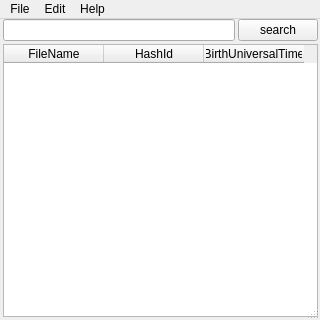
<?xml version="1.0" encoding="UTF-8"?>
<ui version="4.0">
 <class>MainWindow</class>
 <widget class="QMainWindow" name="MainWindow">
  <property name="geometry">
   <rect>
    <x>0</x>
    <y>0</y>
    <width>320</width>
    <height>320</height>
   </rect>
  </property>
  <property name="sizePolicy">
   <sizepolicy hsizetype="Preferred" vsizetype="Preferred">
    <horstretch>0</horstretch>
    <verstretch>0</verstretch>
   </sizepolicy>
  </property>
  <property name="minimumSize">
   <size>
    <width>320</width>
    <height>320</height>
   </size>
  </property>
  <property name="maximumSize">
   <size>
    <width>778</width>
    <height>614</height>
   </size>
  </property>
  <property name="windowTitle">
   <string>Syncia</string>
  </property>
  <widget class="QWidget" name="centralwidget">
   <property name="sizePolicy">
    <sizepolicy hsizetype="MinimumExpanding" vsizetype="MinimumExpanding">
     <horstretch>0</horstretch>
     <verstretch>0</verstretch>
    </sizepolicy>
   </property>
   <property name="minimumSize">
    <size>
     <width>778</width>
     <height>562</height>
    </size>
   </property>
   <property name="maximumSize">
    <size>
     <width>778</width>
     <height>562</height>
    </size>
   </property>
   <widget class="QWidget" name="verticalLayoutWidget">
    <property name="geometry">
     <rect>
      <x>0</x>
      <y>0</y>
      <width>321</width>
      <height>301</height>
     </rect>
    </property>
    <layout class="QVBoxLayout" name="verticalLayout" stretch="0,0">
     <property name="spacing">
      <number>3</number>
     </property>
     <property name="leftMargin">
      <number>3</number>
     </property>
     <property name="rightMargin">
      <number>3</number>
     </property>
     <property name="bottomMargin">
      <number>3</number>
     </property>
     <item>
      <layout class="QHBoxLayout" name="horizontalLayout">
       <property name="leftMargin">
        <number>0</number>
       </property>
       <item>
        <widget class="QLineEdit" name="lineEdit"/>
       </item>
       <item>
        <widget class="QPushButton" name="pushButton">
         <property name="text">
          <string>search</string>
         </property>
        </widget>
       </item>
      </layout>
     </item>
     <item>
      <widget class="QTableWidget" name="tableWidget">
       <property name="sizePolicy">
        <sizepolicy hsizetype="Expanding" vsizetype="Expanding">
         <horstretch>0</horstretch>
         <verstretch>0</verstretch>
        </sizepolicy>
       </property>
       <column>
        <property name="text">
         <string>FileName</string>
        </property>
       </column>
       <column>
        <property name="text">
         <string>HashId</string>
        </property>
       </column>
       <column>
        <property name="text">
         <string>BirthUniversalTime</string>
        </property>
       </column>
      </widget>
     </item>
    </layout>
   </widget>
  </widget>
  <widget class="QMenuBar" name="menubar">
   <property name="geometry">
    <rect>
     <x>0</x>
     <y>0</y>
     <width>320</width>
     <height>19</height>
    </rect>
   </property>
   <widget class="QMenu" name="menuFile">
    <property name="title">
     <string>File</string>
    </property>
    <widget class="QMenu" name="menuOpenDownloadDirectory">
     <property name="title">
      <string>Open</string>
     </property>
     <addaction name="actionDownloadDirectory"/>
     <addaction name="actionUploadDirectory"/>
    </widget>
    <addaction name="menuOpenDownloadDirectory"/>
    <addaction name="actionUploadFile"/>
    <addaction name="separator"/>
    <addaction name="actionExit"/>
   </widget>
   <widget class="QMenu" name="menuEdit">
    <property name="title">
     <string>Edit</string>
    </property>
    <addaction name="actionEditDonwloadDirectoryPath"/>
    <addaction name="actionUploadDirectoryPath"/>
    <addaction name="actionFileCheckInterval"/>
   </widget>
   <widget class="QMenu" name="menuHelp">
    <property name="title">
     <string>Help</string>
    </property>
    <addaction name="actionHowToUse"/>
    <addaction name="separator"/>
    <addaction name="actionSyncia"/>
   </widget>
   <addaction name="menuFile"/>
   <addaction name="menuEdit"/>
   <addaction name="menuHelp"/>
  </widget>
  <widget class="QStatusBar" name="statusbar"/>
  <action name="actionUploadFile">
   <property name="text">
    <string>UploadFile</string>
   </property>
  </action>
  <action name="actionOepnUploadDirectory">
   <property name="text">
    <string>OepnUploadDirectory</string>
   </property>
  </action>
  <action name="actionExit">
   <property name="text">
    <string>Exit</string>
   </property>
  </action>
  <action name="actionEditDonwloadDirectoryPath">
   <property name="text">
    <string>DonwloadDirectoryPath</string>
   </property>
  </action>
  <action name="actionUploadDirectoryPath">
   <property name="text">
    <string>UploadDirectoryPath</string>
   </property>
  </action>
  <action name="actionFileCheckInterval">
   <property name="text">
    <string>FileCheckInterval</string>
   </property>
  </action>
  <action name="actionHowToUse">
   <property name="text">
    <string>HowToUse</string>
   </property>
  </action>
  <action name="actionSyncia">
   <property name="text">
    <string>Version</string>
   </property>
  </action>
  <action name="actionDownloadDirectory">
   <property name="text">
    <string>DownloadDirectory</string>
   </property>
  </action>
  <action name="actionUploadDirectory">
   <property name="text">
    <string>UploadDirectory</string>
   </property>
  </action>
 </widget>
 <resources/>
 <connections/>
</ui>
